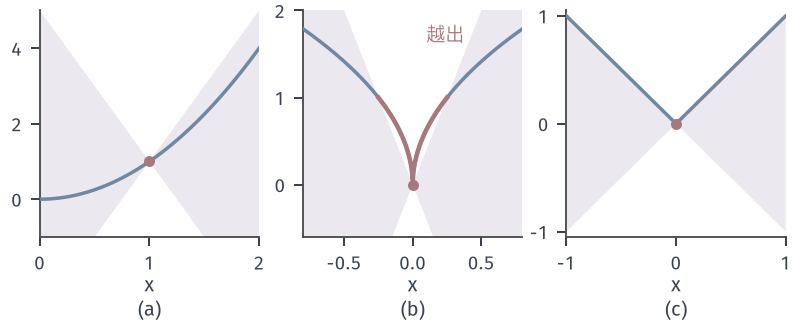

The Python source for this figure:
from pathlib import Path
import sys
sys.path.insert(0,str(Path(__file__).resolve().parents[1]/"odeex-common"))
from odeex_common import *
HERE=Path(__file__).resolve().parent

# Cones of slope L around a base point for x^2, 2sqrt|x|, |x|.
fig,axes=figure(width_mm=112,height_mm=46,ncols=3)
panel(fig,.05,.99,.965,.27,.2)
def draw(ax,f,x0,L,lo,hi,yl,tagx):
    xs=np.linspace(lo,hi,800); y0=f(x0)
    ax.fill_between(xs,y0-L*abs(xs-x0),y0+L*abs(xs-x0),fc=PURPLE_FILL,ec='none',zorder=1)
    ax.plot(xs,f(xs),color=BLUE,lw=1.4,zorder=3)
    dot(ax,x0,y0); ax.set_xlim(lo,hi); ax.set_ylim(*yl); ax.set_xlabel('$x$',labelpad=1)
draw(axes[0],lambda x:x**2,1.,4.,0.,2.,(-1,5),None); axes[0].set_xticks([0,1,2]); axes[0].set_yticks([0,2,4])
draw(axes[1],lambda x:2*np.sqrt(abs(x)),0.,4.,-.8,.8,(-.6,2.),None); axes[1].set_xticks([-.5,0,.5]); axes[1].set_yticks([0,1,2])
xs=np.linspace(-.25,.25,300); axes[1].plot(xs,2*np.sqrt(abs(xs)),color=RED,lw=1.8,zorder=4)
draw(axes[2],np.abs,0.,1.,-1.,1.,(-1.05,1.05),None); axes[2].set_xticks([-1,0,1]); axes[2].set_yticks([-1,0,1])
axes[1].text(.1,1.72,'越出',color=RED,fontsize=7.5,ha='left',va='center')
tags(fig,axes)
save(fig,HERE,'figure',{'L':[4,4,1]})
